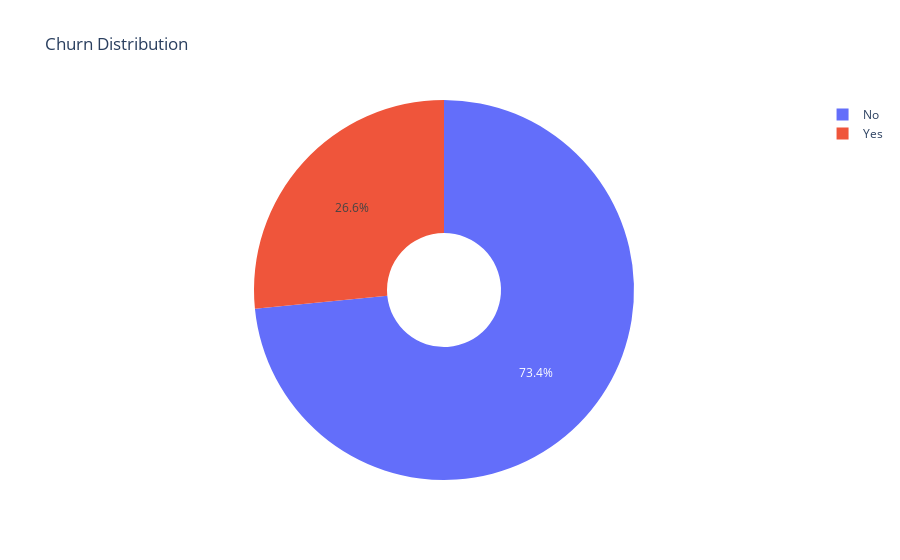

Notebook code for this chart:
### Markdown cell above
<h3>Exploratory Data Analysis</h3>

### Code cell
churn_counts = df['Churn'].value_counts()
fig = go.Figure(data=[go.Pie(labels=churn_counts.index, values=churn_counts.values, hole=0.3)])
fig.update_layout(title='Churn Distribution')
po.iplot(fig)

### Figure 1 — Plotly figure (JSON) as saved in the notebook; plotly's stock layout.template omitted (floating-point values rounded to 4 significant figures)
{"data": [{"hole": 0.3, "labels": ["No", "Yes"], "type": "pie", "values": [5163, 1869]}], "layout": {"title": {"text": "Churn Distribution"}}}
